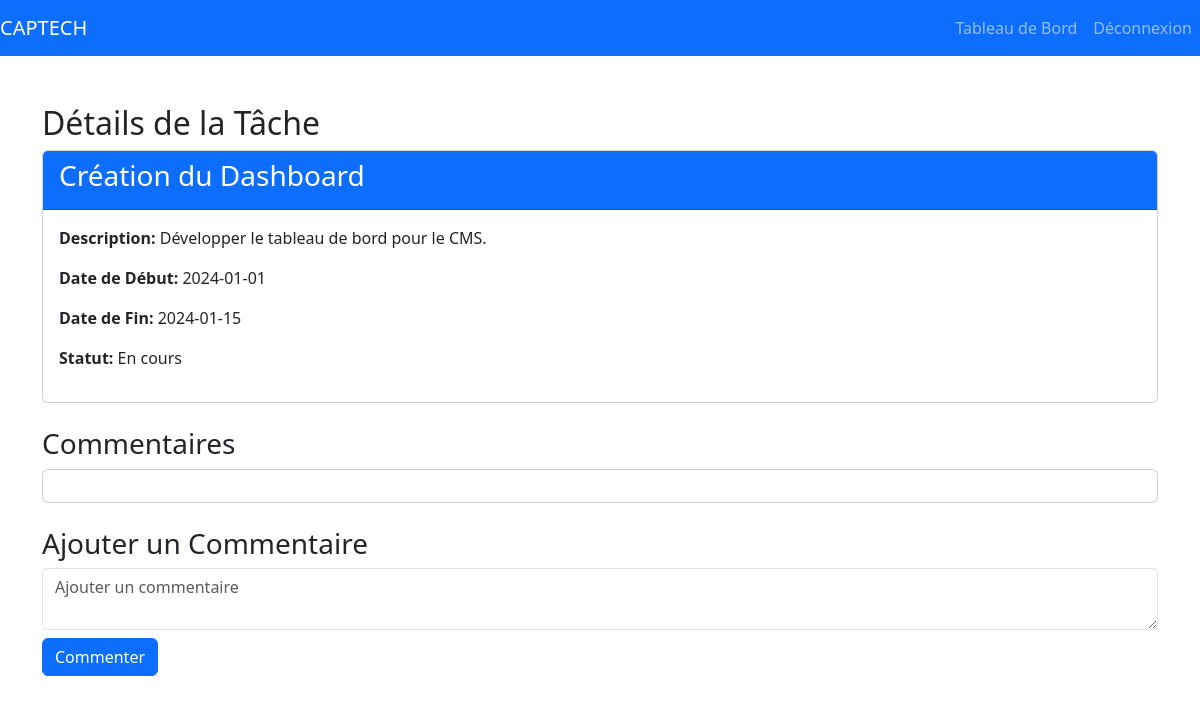
Screenshot of /task.php?id=1 (signed in) with the database file from the repository.
### tables this page shows
CREATE TABLE Tache (
   id_tache INT AUTO_INCREMENT,
   titre VARCHAR(50) NOT NULL,
   description TEXT NOT NULL,
   date_debut DATE NOT NULL,
   date_fin DATE NOT NULL,
   statut VARCHAR(50) DEFAULT 'Non commencé',
   id_projet INT NOT NULL,
   id_utilisateur INT NOT NULL,
   PRIMARY KEY(id_tache),
   FOREIGN KEY(id_utilisateur) REFERENCES Utilisateur(id_utilisateur),
   FOREIGN KEY(id_projet) REFERENCES Projet(id_projet)
);

### src/task.php (the view, shortened to what this page needs)
<?php
include('config.php');
$task_id = $_GET['id'];
$query_task = $conn->prepare("SELECT * FROM Tache WHERE id_tache = ?");
$query_task->bind_param('i', $task_id);
$query_task->execute();
$result_task = $query_task->get_result();
$task = $result_task->fetch_assoc();
?>
<!DOCTYPE html>
<html lang="fr">
<head>
    <link href="https://cdn.jsdelivr.net/npm/bootstrap@5.3.1/dist/css/bootstrap.min.css" rel="stylesheet">
</head>
<body>
    <nav class="navbar navbar-expand-lg navbar-dark bg-primary">
        <a class="navbar-brand" href="#">CAPTECH</a>
        <div class="collapse navbar-collapse" id="navbarNav">
            <ul class="navbar-nav ms-auto">
                <li class="nav-item"><a class="nav-link" href="dashboard_responsable_equipe.php">Tableau de Bord</a></li>
                <li class="nav-item"><a class="nav-link" href="logout.php">Déconnexion</a></li>
            </ul>
        </div>
    </nav>
    <div class="container mt-5">
        <h2>Détails de la Tâche</h2>
        <div class="card mb-4">
            <div class="card-header bg-primary text-white">
                <h3><?php echo htmlspecialchars($task['titre']); ?></h3>
            </div>
            <div class="card-body">
                <p><strong>Description:</strong> <?php echo htmlspecialchars($task['description']); ?></p>
                <p><strong>Date de Début:</strong> <?php echo htmlspecialchars($task['date_debut']); ?></p>
                <p><strong>Date de Fin:</strong> <?php echo htmlspecialchars($task['date_fin']); ?></p>
                <p><strong>Statut:</strong> <?php echo htmlspecialchars($task['statut']); ?></p>
            </div>
        </div>
        <h3>Commentaires</h3>
        <div class="card mb-4">
            <div class="card-body">
            </div>
        </div>
        <h3>Ajouter un Commentaire</h3>
        <form method="POST" action="comment_task.php">
            <div class="form-group">
                <textarea name="commentaire" class="form-control" placeholder="Ajouter un commentaire" required></textarea>
            </div>
            <button type="submit" class="btn btn-primary mt-2">Commenter</button>
        </form>
    </div>
</body>
</html>

### rows the page displays
tache: titre "Création du Dashboard", description "Développer le tableau de bord pour le CMS.", date_debut "2024-01-01", date_fin "2024-01-15", statut "En cours"
